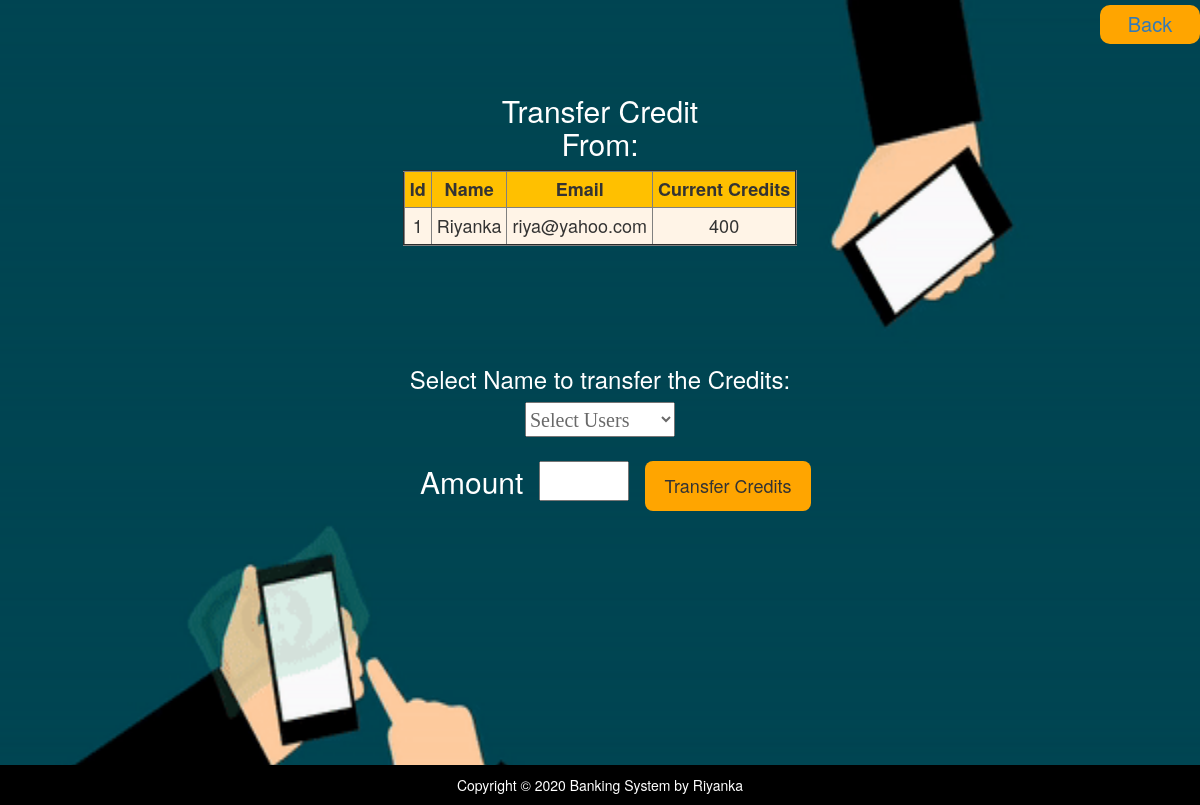
The app's page /viewuser.php?id=1 with its own data.
### tables this page shows
CREATE TABLE `user` (
  `id` int(11) NOT NULL,
  `name` varchar(255) DEFAULT NULL,
  `email` varchar(255) NOT NULL,
  `credit` int(11) NOT NULL
);

### resources/functions.php (the view, shortened to what this page needs)
<?php
  function query($sql){
    global $connection;
    return mysqli_query($connection, $sql);
  }
  function escape_string($string){
    global $connection;
    return mysqli_real_escape_string($connection, $string);
  }
  function user()
  {
	  $txt = escape_string($_GET['id']);
	  $query = query("SELECT * FROM user where id='{$txt}' ");
    $table2 = <<<DELIMETER
	    <table id='my_table' class='w-auto' border='2'>
				<tr>
				  <th>Id</th>
				  <th>Name</th>
				  <th>Email</th>
				  <th>Current Credits</th>
				</tr>
DELIMETER;
	      echo $table2;
				while($row = mysqli_fetch_array($query))
				{
					$row1 = <<<DELIMETER
					<tr>
						<td>{$row['id']}</td>
						<td>{$row['name']}</td>
						<td>{$row['email']}</td>
						<td>{$row['credit']}</td>
					</tr>
DELIMETER;
					echo $row1;
				}
				echo "</table>";
        return $txt;
  }
?>

### css/viewuser.css (style rules this page uses)
* { margin: 0; padding: 0; }
body,html { height: 100% }
body { background: url(../images/transfer1.gif) no-repeat center center fixed; background-size: 100% 100%; padding: 0; }
#my_table { margin: 0 auto; font-size: 18px; border-style: groove; background-color: #FFF4E7; margin-bottom: 10%; }
th { background-color:#FFC000; }
th,td { text-align: center; padding: 5px; }

### records on screen
user: id "1", name "Riyanka", email "riya@yahoo.com", credit "400"
